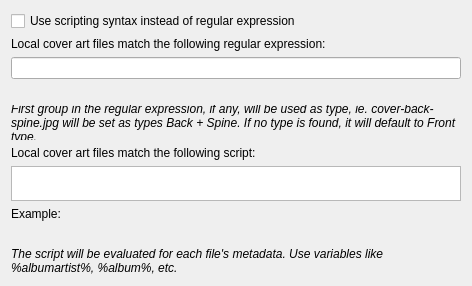
<?xml version="1.0" encoding="UTF-8"?>
<ui version="4.0">
 <class>LocalOptions</class>
 <widget class="QWidget" name="LocalOptions">
  <property name="geometry">
   <rect>
    <x>0</x>
    <y>0</y>
    <width>472</width>
    <height>215</height>
   </rect>
  </property>
  <property name="windowTitle">
   <string>Form</string>
  </property>
  <layout class="QVBoxLayout" name="verticalLayout">
   <item>
    <widget class="QCheckBox" name="local_cover_use_script">
     <property name="text">
      <string>Use scripting syntax instead of regular expression</string>
     </property>
    </widget>
   </item>
   <item>
    <widget class="QLabel" name="local_cover_regex_label">
     <property name="text">
      <string>Local cover art files match the following regular expression:</string>
     </property>
    </widget>
   </item>
   <item>
    <widget class="QLineEdit" name="local_cover_regex_edit"/>
   </item>
   <item>
    <layout class="QHBoxLayout" name="horizontalLayout_2">
     <item>
      <widget class="QLabel" name="local_cover_regex_error">
       <property name="text">
        <string/>
       </property>
      </widget>
     </item>
    </layout>
   </item>
   <item>
    <widget class="QLabel" name="regex_note">
     <property name="font">
      <font>
       <italic>true</italic>
      </font>
     </property>
     <property name="text">
      <string>First group in the regular expression, if any, will be used as type, ie. cover-back-spine.jpg will be set as types Back + Spine. If no type is found, it will default to Front type.</string>
     </property>
     <property name="wordWrap">
      <bool>true</bool>
     </property>
    </widget>
   </item>
   <item>
    <widget class="QLabel" name="local_cover_script_label">
     <property name="text">
      <string>Local cover art files match the following script:</string>
     </property>
    </widget>
   </item>
   <item>
    <widget class="ScriptTextEdit" name="local_cover_script_edit">
     <property name="maximumSize">
      <size>
       <width>16777215</width>
       <height>100</height>
      </size>
     </property>
    </widget>
   </item>
   <item>
    <widget class="QLabel" name="script_preview_label">
     <property name="text">
      <string>Example:</string>
     </property>
    </widget>
   </item>
   <item>
    <widget class="QLabel" name="script_preview_value">
     <property name="text">
      <string/>
     </property>
     <property name="textInteractionFlags">
      <set>Qt::TextSelectableByMouse</set>
     </property>
     <property name="wordWrap">
      <bool>true</bool>
     </property>
    </widget>
   </item>
   <item>
    <widget class="QLabel" name="script_note">
     <property name="font">
      <font>
       <italic>true</italic>
      </font>
     </property>
     <property name="text">
      <string>The script will be evaluated for each file's metadata. Use variables like %albumartist%, %album%, etc.</string>
     </property>
     <property name="wordWrap">
      <bool>true</bool>
     </property>
    </widget>
   </item>
   <item>
    <spacer name="verticalSpacer">
     <property name="orientation">
      <enum>Qt::Vertical</enum>
     </property>
     <property name="sizeHint" stdset="0">
      <size>
       <width>20</width>
       <height>40</height>
      </size>
     </property>
    </spacer>
   </item>
  </layout>
 </widget>
 <customwidgets>
  <customwidget>
   <class>ScriptTextEdit</class>
   <extends>QTextEdit</extends>
   <header>picard.ui.widgets.scripttextedit</header>
  </customwidget>
 </customwidgets>
 <resources/>
 <connections/>
</ui>
